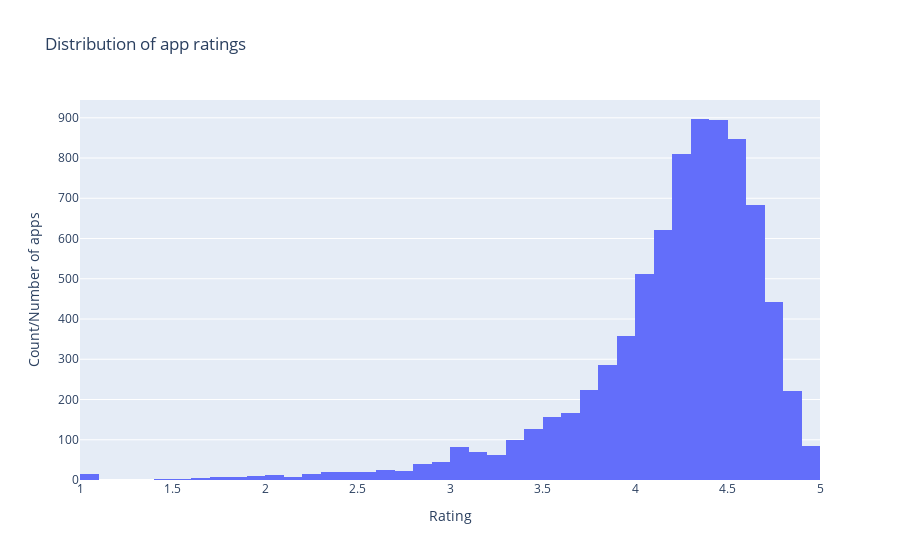

The code cell stored with this chart in its notebook:
### Code cell
# Distribution of apps according to their ratings
data2 = [go.Histogram(
    x=data['Rating'],
    xbins={'start':1,'size':0.1,'end':5}
)]

fig = go.Figure(data2)
fig.update_layout(
    title='Distribution of app ratings',
    xaxis_title='Rating',
    yaxis_title='Count/Number of apps',
)
fig.show()

### Figure 1 — Plotly figure (JSON) as saved in the notebook; plotly's stock layout.template omitted (floating-point values rounded to 4 significant figures; data arrays with more than 128 entries replaced by an {"elided": "..."} marker saying what was removed)
{"data": [{"type": "histogram", "x": {"elided": "9659 float values"}, "xbins": {"end": 5, "size": 0.1, "start": 1}}], "layout": {"title": {"text": "Distribution of app ratings"}, "xaxis": {"title": {"text": "Rating"}}, "yaxis": {"title": {"text": "Count/Number of apps"}}}}
